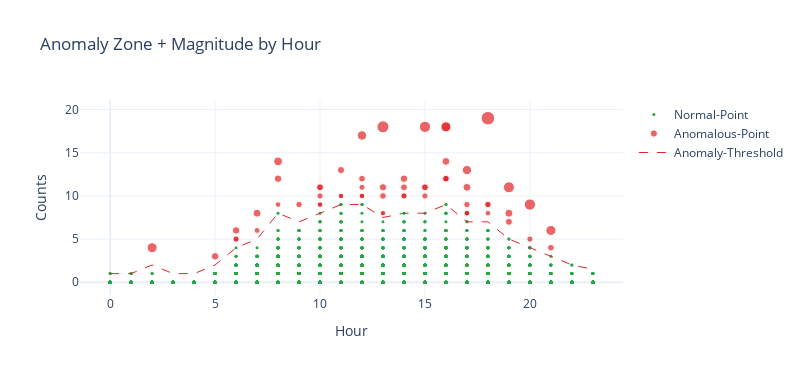

This figure's notebook cell:
### Markdown cell above
Now we can plot the anomaly threshold and data points to visualise if we are happy with the selected threshold:

### Code cell
# Prepare data for plotting

# add a new column to represent the magnitude of an outlier
resampled['outlier_scale'] = resampled['obs_count'] / resampled['fence_high']

# select normal and anomalous slices of data
normal = resampled[resampled['is_anomaly'] == 'N']
anom = resampled[resampled['is_anomaly'] == 'Y']
# find the high fence for each hour
anom_thresh = resampled.groupby(['hour'])['fence_high'].max().reset_index()

# construct the multi scatter plot
fig = go.Figure()
fig.add_trace(go.Scatter(x=normal['hour'], y=normal['obs_count'], name='Normal-Point', mode='markers',
                         marker=dict(color='#28a745', size=3)))
fig.add_trace(go.Scatter(x=anom['hour'], y=anom['obs_count'], name='Anomalous-Point', mode='markers',
                         marker=dict(color='#e12429', size=anom['outlier_scale'] * 5)))
fig.add_trace(go.Scatter(x=anom_thresh['hour'], y=anom_thresh['fence_high'], name='Anomaly-Threshold',
                         mode='lines', line=dict(color='#e12429', width=1, dash='dash')))
fig.update_layout(title='Anomaly Zone + Magnitude by Hour', height=375, width=800,
                  xaxis_title="Hour", yaxis_title="Counts")
fig.show()

### Figure 1 — Plotly figure (JSON) as saved in the notebook; plotly's stock layout.template omitted (floating-point values rounded to 4 significant figures; data arrays with more than 128 entries replaced by an {"elided": "..."} marker saying what was removed)
{"data": [{"marker": {"color": "#28a745", "size": 3}, "mode": "markers", "name": "Normal-Point", "type": "scatter", "x": {"elided": "4079 int values"}, "y": {"elided": "4079 int values"}}, {"marker": {"color": "#e12429", "size": [6.25, 7, 11.25, 8, 10, 6.25, 6.25, 12.0, 10, 6.429, 5.625, 5.625, 7.222, 5.714, 5.714, 7.5, 7.5, 5.625, 6.875, 5.333, 10, 5.714, 11, 6.667, 13.57, 6, 6.429, 5.556, 6.25, 6.111, 6.429, 9.286, 6.667, 7.857, 6.875, 7.5, 7.5, 6.666, 5.556, 9.444, 5.556, 10, 6.875, 11.25, 6.667, 5.556, 6.667, 7.332, 5.556, 5.714, 6.429, 5.333, 6.25, 6.875, 6.667, 8.75, 7.778, 6.25, 6.25, 8, 6.875]}, "mode": "markers", "name": "Anomalous-Point", "type": "scatter", "x": [6, 19, 20, 19, 21, 20, 10, 13, 16, 17, 10, 8, 11, 18, 17, 8, 14, 10, 15, 13, 16, 17, 19, 12, 18, 7, 18, 12, 14, 12, 18, 17, 16, 17, 10, 6, 5, 13, 12, 12, 11, 2, 14, 15, 16, 11, 16, 13, 12, 17, 9, 13, 14, 15, 21, 8, 16, 15, 6, 7, 10], "y": [5, 7, 9, 8, 6, 5, 10, 18, 18, 9, 9, 9, 13, 8, 8, 12, 12, 9, 11, 8, 18, 8, 11, 12, 19, 6, 9, 10, 10, 11, 9, 13, 12, 11, 11, 6, 3, 10, 10, 17, 10, 4, 11, 18, 12, 10, 12, 11, 10, 8, 9, 8, 10, 11, 4, 14, 14, 10, 5, 8, 11]}, {"line": {"color": "#e12429", "dash": "dash", "width": 1}, "mode": "lines", "name": "Anomaly-Threshold", "type": "scatter", "x": [0, 1, 2, 3, 4, 5, 6, 7, 8, 9, 10, 11, 12, 13, 14, 15, 16, 17, 18, 19, 20, 21, 22, 23], "y": [1, 1, 2, 1, 1, 2, 4, 5, 8, 7, 8, 9, 9, 7.501, 8, 8, 9, 7, 7, 5, 4, 3, 2, 1.501]}], "layout": {"height": 375, "title": {"text": "Anomaly Zone + Magnitude by Hour"}, "width": 800, "xaxis": {"autorange": true, "range": [-1.436, 24.44], "title": {"text": "Hour"}, "type": "linear"}, "yaxis": {"autorange": true, "range": [-1.477, 21.11], "title": {"text": "Counts"}, "type": "linear"}}}
